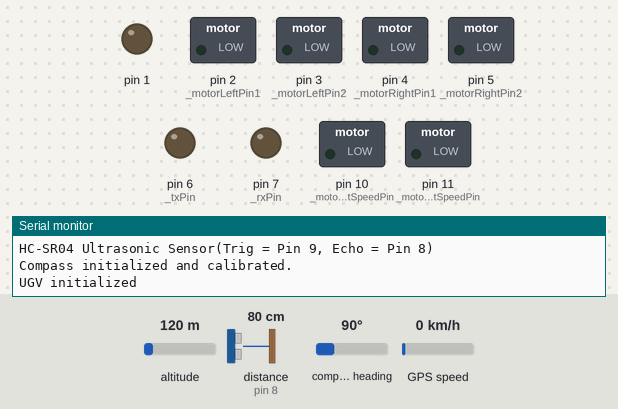
The program below on a simulated Arduino Uno, built for the host (arithmetic inside an expression is 32-bit, double 64-bit). Shown: switched loads named in the program (green lamp = pin HIGH), output pins drawn as LEDs (lit = HIGH), the last lines printed to the serial monitor. The test bench sets the inputs (shaded band); at power-on: distance to the obstacle (sensor on pin 8) 80 cm, altitude 120 m, compass heading 90°, GPS speed 0 km/h. The echo pulse lasts 58.3 µs per cm; the GPS gets a fix after 3 s at 37.7749, -122.4194 with 8 satellites.

Above: at 1.3 s.
1.4 s: distance to the obstacle (sensor on pin 8) set to 11 cm
2.9 s: distance to the obstacle (sensor on pin 8) set to 8 cm
At 3.5 s:
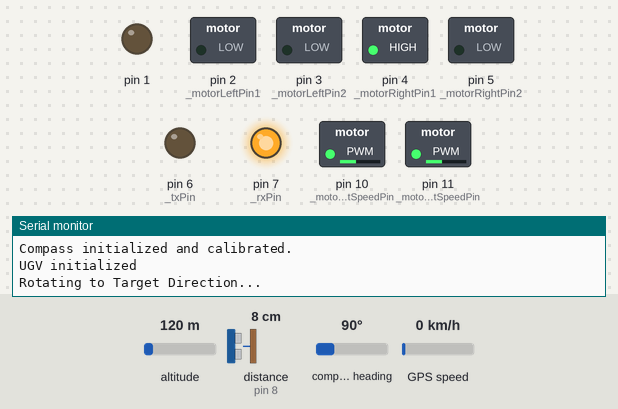
4.5 s: distance to the obstacle (sensor on pin 8) set to 18 cm
At 5.3 s:
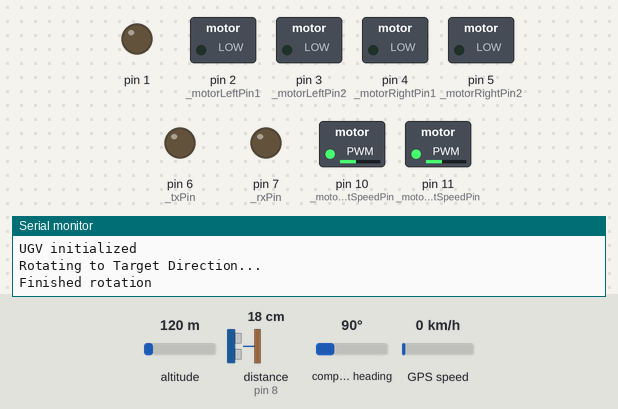
6.1 s: distance to the obstacle (sensor on pin 8) set to 2 cm
At 7.3 s:
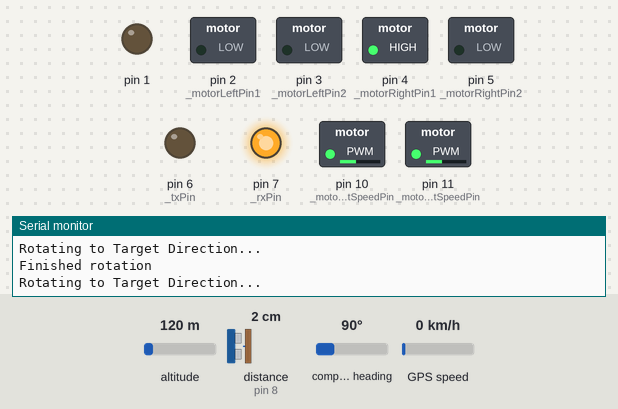
7.7 s: distance to the obstacle (sensor on pin 8) set to 35 cm
At 8.8 s:
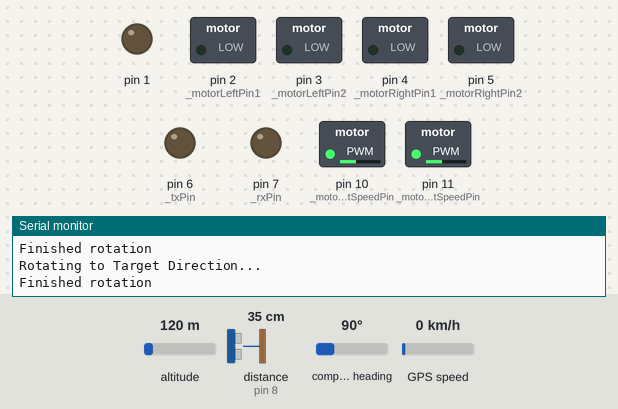
Timing chart, 0 to 10.3 s (numbered marks = the images above; inputs shaded):
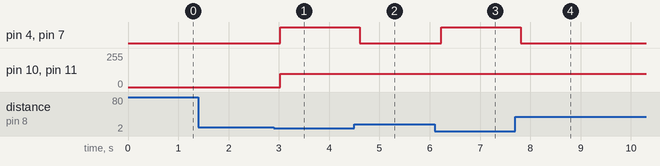

Measured:
- the behaviour switches between 10 and 9 cm on distance to the obstacle (sensor on pin 8) (found by bisection; images 0 and 1)
- after the input at 1.4 s, every drawn part: stays the same
- after the input at 2.9 s, pin 4 (_motorRightPin1), pin 7 (_rxPin): LOW → HIGH after 0.13 s; pin 10 (_motorLeftSpeedPin), pin 11 (_motorRightSpeedPin): 0/255 → 100/255 after 0.13 s
- after the input at 4.5 s, pin 4 (_motorRightPin1), pin 7 (_rxPin): HIGH → LOW after 0.11 s
- after the input at 6.1 s, pin 4 (_motorRightPin1), pin 7 (_rxPin): LOW → HIGH after 0.13 s
- after the input at 7.7 s, pin 4 (_motorRightPin1), pin 7 (_rxPin): HIGH → LOW after 0.11 s

The program:

main.cpp
```cpp
#include <Arduino.h>
#include <UGV.h>

#define LED_PIN 13

// UGV Hardware
UGV ugv;
UGVParameters parameters;

// GPS Module Communication
SoftwareSerial ss(0,0); // Set pin below
TinyGPSPlus gps;

// Distance Sensor
HCSR04 hc(0, 0); // Set pin below

// Compass Sensor
// Must connect SCL at Pin A5, SDA at Pin A4
// Remember to first calibrate the compass (refer to QMC5883LCompass GitHub README)
QMC5883LCompass compass;

bool signal1 = false;
bool signal2 = false;

void setup() {
  // Serial Monitor
  Serial.begin(9600);
  Serial.println("Setting up...");

  // Pins
  parameters.setMotorLeftPin1(4);
  parameters.setMotorLeftPin2(5);
  parameters.setMotorLeftSpeedPin(10); // MUST BE PWM PIN

  parameters.setMotorRightPin1(6);
  parameters.setMotorRightPin2(7);
  parameters.setMotorRightSpeedPin(11); // MUST BE PWM PIN

  // Tx and Rx Pin for GPS Module
  // CANNOT BE ON PIN 0 and PIN 1
  parameters.setTxPin(2);
  parameters.setRxPin(3);

  // GPS baud rate
  parameters.setGPSBaudRate(9600);

  // Movement speed
  parameters.setMovementSpeed(150); // [0, 255]

  // Trig and Echo Pin for Ultrasonic Distance Sensor (HC-SR04)
  parameters.setTrigPin(9);
  parameters.setEchoPin(8);
  parameters.setGroundThreshold(10);

  // For Compass
  // MUST connect
  // SCL --> Pin A5
  // SDA --> Pin A4
  parameters.setRotationThreshold(3);
  parameters.setRotationSpeed(100); // [0, 255]

  // Set Target Coordinates
  parameters.setTargetCoordinate(Coordinate(22, 114)); // Update from Interoperability Server

  // Set UGV Parameters
  ugv = UGV(parameters, ss, hc, compass);

  Serial.println("UGV initialized");
}

void loop() {
  ugv.updateGPS(gps, ss);
  if (!ugv.isOnGround(hc)) return;
  if (!ugv.isOnRightDirection(gps, ss, compass))
    ugv.rotateToTargetDirection(hc, gps, ss, compass);
  if (!ugv.isOnCorrectLocation(gps, ss))
    ugv.moveToTargetLocation(hc, gps, ss, compass);
}
```

Coordinate.h
```cpp
#ifndef Coordinate_h
#define Coordinate_h
#include <Arduino.h>

class Coordinate {
    public:
        Coordinate(float lat, float lon);
        float distanceTo(Coordinate coordinate);
        float getLat();
        float getLon();
        String toString();

    private:
        float _lat;
        float _lon;
};

#endif
```

Motor.h
```cpp
#ifndef Motor_h
#define Motor_h

class Motor {
    public:
        Motor(int pin1, int pin2, int speedPin);

        void stop();
        void moveForward(int speed);
        void moveBackward(int speed);

    private:
        int _pin1;
        int _pin2;
        int _speedPin;
};

#endif
```

UGV.h
```cpp
#ifndef UGV_h
#define UGV_h
#include <UGVParameters.h>
#include <Motor.h>
#include <TinyGPS++.h>
#include <SoftwareSerial.h>
#include <HCSR04.h>
#include <Wire.h>
#include <QMC5883LCompass.h>


class UGV {
    public:
        UGV();

        // Contructor, pass parameters by reference
        UGV(UGVParameters &parameters, SoftwareSerial &ss, HCSR04 &hc, QMC5883LCompass &compass);

        // Movement
        // Speed = [0, 255]
        void stop();
        void moveForward(int speed);
        void moveBackward(int speed);
        void rotateCW(int speed);
        void rotateCCW(int speed);


        // Distance Sensor
        float getDistanceToGround(HCSR04 &hc);
        bool isOnGround(HCSR04 &hc);

        // Compass
        void readCompass(QMC5883LCompass &compass);
        int getDirection(QMC5883LCompass &compass);
        float calculateBearing(Coordinate coor1, Coordinate coo2); // returns [0, 360)
        bool isOnRightDirection(TinyGPSPlus &gps, SoftwareSerial &ss, QMC5883LCompass &compass);
        void rotateToTargetDirection(HCSR04 &hc, TinyGPSPlus &gps, SoftwareSerial &ss, QMC5883LCompass &compass);

        // GPS
        void updateGPS(TinyGPSPlus &gps, SoftwareSerial &ss);
        bool isOnCorrectLocation(TinyGPSPlus &gps, SoftwareSerial &ss);
        Coordinate getCurrentLocation(TinyGPSPlus &gps, SoftwareSerial &ss);
        void moveToLocation(HCSR04 &hc, TinyGPSPlus &gps, SoftwareSerial &ss, QMC5883LCompass &compass, Coordinate coordinate);
        void moveToTargetLocation(HCSR04 &hc, TinyGPSPlus &gps, SoftwareSerial &ss, QMC5883LCompass &compass);


    private:
        UGVParameters _parameters;
        Motor _leftMotor = Motor(1, 2, 255);
        Motor _rightMotor = Motor(3, 4, 255);
};

#endif
```

UGVParameters.h
```cpp
#ifndef UGVParameters_h
#define UGVParameters_h
#include <Arduino.h>
#include <Coordinate.h>

class UGVParameters {
    public:
        UGVParameters();

        // Setters
        void setMotorLeftPin1(int pin);
        void setMotorLeftPin2(int pin);
        void setMotorLeftSpeedPin(int pin);

        void setMotorRightPin1(int pin);
        void setMotorRightPin2(int pin);
        void setMotorRightSpeedPin(int pin);

        void setTxPin(int pin);
        void setRxPin(int pin);

        void setTrigPin(int pin);
        void setEchoPin(int pin);

        void setGroundThreshold(float threshold);
        void setRotationThreshold(float deg);
        void setRotationSpeed(int speed);
        void setMovementSpeed(int speed);

        void setGPSBaudRate(int baudRate);

        void setTargetCoordinate(Coordinate coordinate);
        void setOnLocationThreshold(float threshold);

        // Getters
        int getMotorLeftPin1();
        int getMotorLeftPin2();
        int getMotorLeftSpeedPin();

        int getMotorRightPin1();
        int getMotorRightPin2();
        int getMotorRightSpeedPin();

        int getTxPin();
        int getRxPin();

        int getTrigPin();
        int getEchoPin();

        float getGroundThreshold();
        float getRotationThreshold();
        int getRotationSpeed();
        int getMovementSpeed();

        int getGPSBaudRate();

        Coordinate getTargetCoordinate();
        float getOnLocationThreshold();

    private:
        int _motorLeftPin1 = 2;
        int _motorLeftPin2 = 3;
        int _motorLeftSpeedPin = 10;

        int _motorRightPin1 = 4;
        int _motorRightPin2 = 5;
        int _motorRightSpeedPin = 11;

        int _txPin = 6;
        int _rxPin = 7;
        int _trigPin = 8;
        int _echoPin = 9;

        float _groundThreshold = 100;
        float _rotationThreshold = 3;
        int _rotationSpeed = 255;
        int _movementSpeed = 255;
        int _gpsBaudRate = 9600;
        Coordinate _targetCoordinate = Coordinate(0, 0);
        float _onLocationThreshold = 3; // Competition requires UGV to be within 10ft (~3m)
};

#endif
```

Coordinate.cpp
```cpp
#include <Coordinate.h>
#include <math.h>
#include <Arduino.h>

Coordinate::Coordinate(float lat, float lon) {
    _lat = lat;
    _lon = lon;
}

float Coordinate::getLat() {
    return _lat;
}

float Coordinate::getLon() {
    return _lon;
}

float Coordinate::distanceTo(Coordinate coordinate) {
    // Use Haversine Formula to calculate the distance
    // Reference: https://stackoverflow.com/questions/27928/calculate-distance-between-two-latitude-longitude-points-haversine-formula
    float lat2 = coordinate.getLat();
    float lon2 = coordinate.getLon();

    float R = 6371; // Radius of the earth in km
    float dLat = (lat2 - _lat) * (PI / 180); // degree in radians
    float dLon = (lon2 - _lon) * (PI / 180); // degree in radians
    float a =
        sin(dLat/2) * sin(dLat/2) +
        cos(_lat * (PI / 180)) * cos(lat2 * (PI / 180)) *
        sin(dLon / 2) * sin(dLon / 2);
    float c = 2 * atan2(sqrt(a), sqrt(1 - a));
    float d = R * c; // distance in km

    return 1000 * d; // distance in m
}

String Coordinate::toString() {
    String output = "";
    output += "Latitude: " + String(_lat);
    output += ", Longtitude: " + String(_lon);
    return output;
}
```

Motor.cpp
```cpp
#include <Motor.h>
#include <Arduino.h>

Motor::Motor(int pin1, int pin2, int speedPin) {
    _pin1 = pin1;
    _pin2 = pin2;
    _speedPin = speedPin;

    // Set pinMode
    pinMode(_pin1, OUTPUT);
    pinMode(_pin2, OUTPUT);
    pinMode(_speedPin, OUTPUT);
}

void Motor::stop() {
    digitalWrite(_pin1, LOW);
    digitalWrite(_pin2, LOW);
}

void Motor::moveForward(int speed) {
    digitalWrite(_pin1, HIGH);
    digitalWrite(_pin2, LOW);
    analogWrite(_speedPin, speed);
}

void Motor::moveBackward(int speed) {
    digitalWrite(_pin1, LOW);
    digitalWrite(_pin2, HIGH);
    analogWrite(_speedPin, speed);
}
```

UGV.cpp
```cpp
#include <UGV.h>

UGV::UGV() {}

UGV::UGV(UGVParameters &parameters, SoftwareSerial &ss, HCSR04 &hc, QMC5883LCompass &compass) {
    _parameters = parameters;
    _leftMotor = Motor(_parameters.getMotorLeftPin1(), _parameters.getMotorLeftPin2(), _parameters.getMotorLeftSpeedPin());
    _rightMotor = Motor(_parameters.getMotorRightPin1(), _parameters.getMotorRightPin2(), _parameters.getMotorRightSpeedPin());
    stop();
    Serial.println("Motors initialized");

    // GPS Module Setup
    ss = SoftwareSerial(_parameters.getRxPin(), _parameters.getTxPin());
    Serial.println("GPS Serial(Rx = Pin "
                    + String(_parameters.getRxPin())
                    + ", Tx = Pin"
                    + String(_parameters.getTxPin())
                    + ")"
                    );
    ss.begin(_parameters.getGPSBaudRate());
    Serial.println("GPS Serial begin at baudrate = " + String(_parameters.getGPSBaudRate()));

    // Ultrasonic Sensor Setup
    hc = HCSR04(_parameters.getTrigPin(), _parameters.getEchoPin());
    Serial.println("HC-SR04 Ultrasonic Sensor(Trig = Pin "
                    + String(_parameters.getTrigPin())
                    + ", Echo = Pin "
                    + String(_parameters.getEchoPin())
                    + ")"
                    );

    // Compass Setup
    Wire.begin();
    compass.init();
    compass.setCalibration(-1225, 1605, 0, 3366, -1205, 1372); // Calibration outside InnoWing
    Serial.println("Compass initialized and calibrated.");
}


// Movement Functions

void UGV::stop() {
    _leftMotor.stop();
    _rightMotor.stop();
}

void UGV::moveForward(int speed) {
    _leftMotor.moveForward(speed);
    _rightMotor.moveForward(speed);
}

void UGV::moveBackward(int speed) {
    _leftMotor.moveBackward(speed);
    _rightMotor.moveBackward(speed);
}

void UGV::rotateCW(int speed) {
    _leftMotor.moveForward(speed);
    _rightMotor.moveBackward(speed);
}

void UGV::rotateCCW(int speed) {
    _leftMotor.moveBackward(speed);
    _rightMotor.moveForward(speed);
}


// Distance Sensor

float UGV::getDistanceToGround(HCSR04 &hc) {
    float distance = hc.dist();
    delay(60); // prevent trigger signal to the echo signal
    return distance;
}

bool UGV::isOnGround(HCSR04 &hc) {
    float distance = getDistanceToGround(hc);
    if (distance < _parameters.getGroundThreshold()) {
        return true;
    }
    return false;
}


// Compass

void UGV::readCompass(QMC5883LCompass &compass) {
    int x, y, z, a, b;
	char myArray[3];

	compass.read();

	x = compass.getX();
	y = compass.getY();
	z = compass.getZ();

	a = compass.getAzimuth();

	b = compass.getBearing(a);

	compass.getDirection(myArray, a);


	Serial.print("X: ");
	Serial.print(x);

	Serial.print(" Y: ");
	Serial.print(y);

	Serial.print(" Z: ");
	Serial.print(z);

	Serial.print(" Azimuth: ");
	Serial.print(a);

	Serial.print(" Bearing: ");
	Serial.print(b);

	Serial.print(" Direction: ");
	Serial.print(myArray[0]);
	Serial.print(myArray[1]);
	Serial.print(myArray[2]);

	Serial.println();

	delay(250);
}

int UGV::getDirection(QMC5883LCompass &compass) {
    compass.read();
    return compass.getAzimuth();
}

float UGV::calculateBearing(Coordinate a, Coordinate b) {
    // Reference: https://towardsdatascience.com/calculating-the-bearing-between-two-geospatial-coordinates-66203f57e4b4
    float dL = b.getLon() - a.getLon();
    float X = cos(b.getLat()) * sin(dL);
    float Y = cos(a.getLat()) * sin(b.getLat()) - sin(a.getLat()) * cos(b.getLat()) * cos(dL);
    float bearing = atan2(X,Y);

    // Restrict value between [0, 360)
    if (bearing < 0) {
        bearing = 360 + bearing;
    }

    return bearing;
}

bool UGV::isOnRightDirection(TinyGPSPlus &gps, SoftwareSerial &ss, QMC5883LCompass &compass) {
    // TODO
    int currentDirection = getDirection(compass);

    Coordinate currentLocation = getCurrentLocation(gps, ss);
    Coordinate targetLocation = _parameters.getTargetCoordinate();
    float targetDirection = calculateBearing(currentLocation, targetLocation);

    // Check if within threshold
    if (abs(currentDirection - targetDirection) < _parameters.getRotationThreshold())
        return true;
    return false;
}

void UGV::rotateToTargetDirection(HCSR04 &hc, TinyGPSPlus &gps, SoftwareSerial &ss, QMC5883LCompass &compass) {
    Serial.println("Rotating to Target Direction...");
    int rotationSpeed = _parameters.getRotationSpeed();
    if (isOnGround(hc) && !isOnRightDirection(gps, ss, compass))
        rotateCW(rotationSpeed);

    while (isOnGround(hc) && !isOnRightDirection(gps, ss, compass)) {}
    stop();

    Serial.println("Finished rotation");
}


// GPS

void UGV::updateGPS(TinyGPSPlus &gps, SoftwareSerial &ss) {
    while (ss.available() > 0) {
        gps.encode(ss.read());
        // Serial.write(ss.read()); // cannot use together with gps.encode()
    }
}

Coordinate UGV::getCurrentLocation(TinyGPSPlus &gps, SoftwareSerial &ss) {
    updateGPS(gps, ss);
    if (gps.location.isValid()) {
        return Coordinate(gps.location.lat(), gps.location.lng());
    }
    return Coordinate(NULL, NULL);
}

bool UGV::isOnCorrectLocation(TinyGPSPlus &gps, SoftwareSerial &ss) {
    Coordinate targetLocation = _parameters.getTargetCoordinate();
    float distance = getCurrentLocation(gps, ss).distanceTo(targetLocation);

    if (distance <= _parameters.getOnLocationThreshold()) return true;
    return false;
}

void UGV::moveToLocation(HCSR04 &hc, TinyGPSPlus &gps, SoftwareSerial &ss, QMC5883LCompass &compass, Coordinate coordinate) {
    if (!isOnGround(hc)) return;

    float distance = getCurrentLocation(gps, ss).distanceTo(coordinate);
    int movementSpeed = _parameters.getMovementSpeed();
    moveForward(movementSpeed);
    while (distance > _parameters.getOnLocationThreshold()) {
        if (!isOnRightDirection(gps, ss, compass)) {
            stop();
            rotateToTargetDirection(hc, gps, ss, compass);
            moveForward(movementSpeed);
        }

        distance = getCurrentLocation(gps, ss).distanceTo(coordinate);
    }
    stop();
}

void UGV::moveToTargetLocation(HCSR04 &hc, TinyGPSPlus &gps, SoftwareSerial &ss, QMC5883LCompass &compass) {
    moveToLocation(hc, gps, ss, compass, _parameters.getTargetCoordinate());
}
```

UGVParameters.cpp
```cpp
#include <Arduino.h>
#include <UGVParameters.h>

UGVParameters::UGVParameters() {}


// Setters

void UGVParameters::setMotorLeftPin1(int pin) {
    _motorLeftPin1 = pin;
}

void UGVParameters::setMotorLeftPin2(int pin) {
    _motorLeftPin2 = pin;
}

void UGVParameters::setMotorLeftSpeedPin(int pin) {
    _motorLeftSpeedPin = pin;
}

void UGVParameters::setMotorRightPin1(int pin) {
    _motorRightPin1 = pin;
}

void UGVParameters::setMotorRightPin2(int pin) {
    _motorRightPin2 = pin;
}

void UGVParameters::setMotorRightSpeedPin(int pin) {
    _motorRightSpeedPin = pin;
}

void UGVParameters::setTxPin(int pin) {
    _txPin = pin;
}

void UGVParameters::setRxPin(int pin) {
    _rxPin = pin;
}

void UGVParameters::setTrigPin(int pin) {
    _trigPin = pin;
}

void UGVParameters::setEchoPin(int pin) {
    _echoPin = pin;
}

void UGVParameters::setGroundThreshold(float threshold) {
    _groundThreshold = threshold;
}

void UGVParameters::setRotationThreshold(float deg) {
    _rotationThreshold = deg;
}

void UGVParameters::setRotationSpeed(int speed) {
    _rotationSpeed = speed;
}

void UGVParameters::setMovementSpeed(int speed) {
    _movementSpeed = speed;
}

void UGVParameters::setTargetCoordinate(Coordinate coordinate) {
    _targetCoordinate = coordinate;
}

void UGVParameters::setOnLocationThreshold(float threshold) {
    _onLocationThreshold = threshold;
}

void UGVParameters::setGPSBaudRate(int baudRate) {
    _gpsBaudRate = baudRate;
}

// Getters

int UGVParameters::getMotorLeftPin1() {
    return _motorLeftPin1;
}

int UGVParameters::getMotorLeftPin2() {
    return _motorLeftPin2;
}

int UGVParameters::getMotorLeftSpeedPin() {
    return _motorLeftSpeedPin;
}

int UGVParameters::getMotorRightPin1() {
    return _motorRightPin1;
}

int UGVParameters::getMotorRightPin2() {
    return _motorRightPin2;
}

int UGVParameters::getMotorRightSpeedPin() {
    return _motorRightSpeedPin;
}

int UGVParameters::getTxPin() {
    return _txPin;
}

int UGVParameters::getRxPin() {
    return _rxPin;
}

int UGVParameters::getTrigPin() {
    return _trigPin;
}

int UGVParameters::getEchoPin() {
    return _echoPin;
}

float UGVParameters::getGroundThreshold() {
    return _groundThreshold;
}

float UGVParameters::getRotationThreshold() {
    return _rotationThreshold;
}

int UGVParameters::getRotationSpeed() {
    return _rotationSpeed;
}

int UGVParameters::getMovementSpeed() {
    return _movementSpeed;
}

int UGVParameters::getGPSBaudRate() {
    return _gpsBaudRate;
}

Coordinate UGVParameters::getTargetCoordinate() {
    return _targetCoordinate;
}

float UGVParameters::getOnLocationThreshold() {
    return _onLocationThreshold;
}
```
